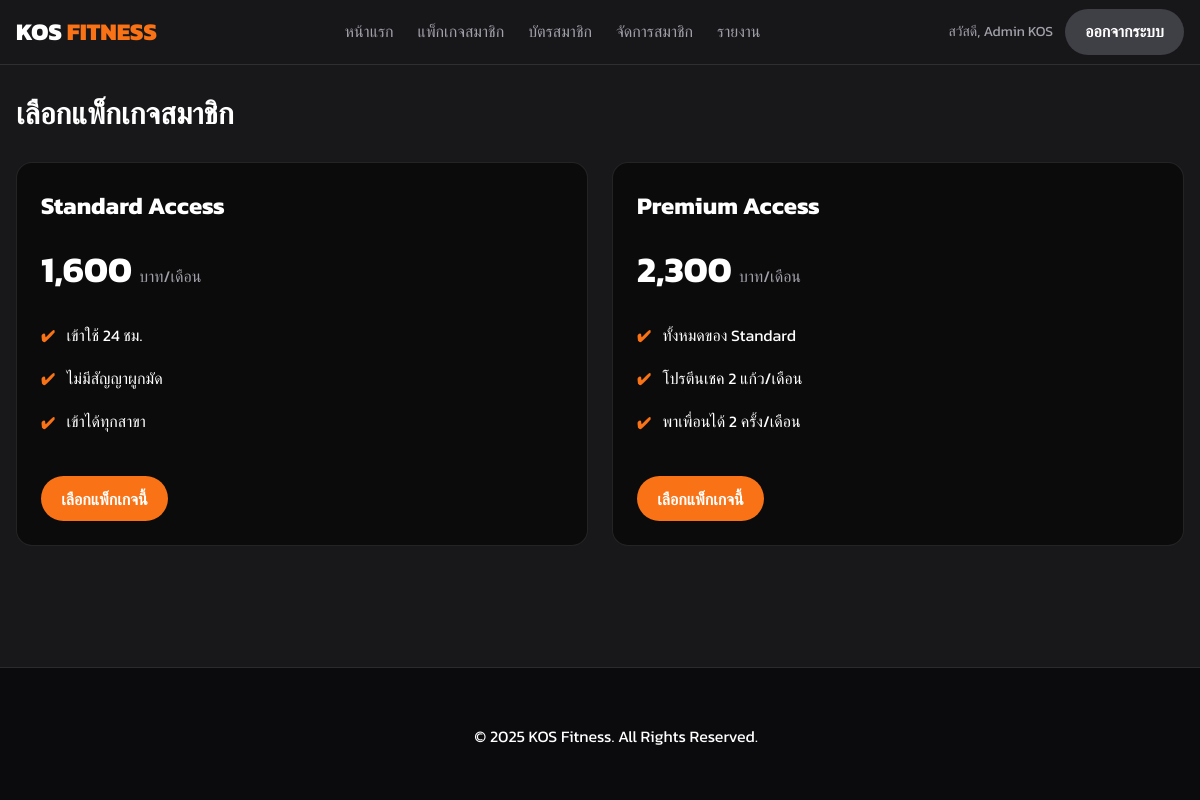
The page /packages/select_package.php (signed in) on the database its author committed.
### tables this page shows
CREATE TABLE `packages` (
  `id` int(11) NOT NULL,
  `name` varchar(80) NOT NULL,
  `price` decimal(10,2) NOT NULL,
  `perks` text DEFAULT NULL
);

### packages/select_package.php (the view, shortened to what this page needs)
<?php
require_once "../includes/conn.php";
$packages = $conn->query("SELECT * FROM packages ORDER BY price ASC")->fetch_all(MYSQLI_ASSOC);
?>
<?php include "../shared/header.php"; ?>
<h1 class="page-title">เลือกแพ็กเกจสมาชิก</h1>
<div class="grid-2">
<?php foreach($packages as $p): ?>
  <form method="post" class="card">
    <h2 class="card-title" style="font-size: 1.5rem;"><?=htmlspecialchars($p['name'])?></h2>
    <p style="font-size: 2.25rem; font-weight: 700; margin: 0.5rem 0;"><?=number_format($p['price'],0)?> <span class="text-muted" style="font-size: 1rem; font-weight: 400;">บาท/เดือน</span></p>
    <?php if(!empty($p['perks'])): ?>
      <ul class="checklist" style="margin: 1.5rem 0;">
        <?php foreach(explode(';',$p['perks']) as $perk): ?>
          <li><?=htmlspecialchars(trim($perk))?></li>
        <?php endforeach; ?>
      </ul>
    <?php endif; ?>
    <button class="btn btn-primary" style="margin-top: 1rem;">เลือกแพ็กเกจนี้</button>
  </form>
<?php endforeach; ?>
</div>
<?php include "../shared/footerhome.php"; ?>

### assets/style.css (style rules this page uses)
:root { --color-orange: #F97316; --color-orange-dark: #DD6B20; --color-dark: #18181b; --color-darker: #0b0b0c; --color-border: rgba(255, 255, 255, 0.1); --color-text: #ffffff; --color-text-muted: #a1a1aa; --color-green: #4ade80; --color-red: #ef4444; }
html { scroll-behavior: smooth; }
body { font-family: 'Kanit', sans-serif; background-color: var(--color-dark); color: var(--color-text); margin: 0; padding-top: 64px; line-height: 1.6; }
p { margin-top: 0; }
.page-title { font-size: 1.875rem; font-weight: 800; margin-bottom: 1.5rem; margin-top: 0; }
.text-muted { color: var(--color-text-muted); }
.btn { display: inline-block; padding: 0.6rem 1.2rem; border-radius: 9999px; font-weight: 600; text-align: center; border: 1px solid transparent; cursor: pointer; transition: background-color 0.2s, border-color 0.2s; white-space: nowrap; }
.btn-primary { background-color: var(--color-orange); color: var(--color-text); }
.btn { font-family: 'Kanit', sans-serif; font-size: 1rem; }
button.btn { font-family: inherit; }
.card { border: 1px solid var(--color-border); border-radius: 1rem; padding: 1.5rem; background-color: var(--color-darker); }
.card-title { font-size: 1.25rem; font-weight: 700; margin-top: 0; margin-bottom: 1rem; }
.grid-2 { display: grid; gap: 1.5rem; }
@media (min-width: 768px) { .grid-2 { grid-template-columns: repeat(2, 1fr); } }
.checklist { list-style: none; padding: 0; margin: 2rem 0; }
.checklist li { display: flex; align-items: flex-start; gap: 0.75rem; margin-bottom: 1rem; }
.checklist li::before { content: '✔'; color: var(--color-orange); flex-shrink: 0; margin-top: 0.1em; font-weight: bold; }
:root { --bg: #18181b; --bg-2: #0b0b0e; --text: #ffffff; --muted: #a1a1aa; --border: #27272a; --accent: #f97316; }

### rows shown on the page
packages: name "Standard Access", price "1,600", perks "เข้าใช้ 24 ชม.", perks "ไม่มีสัญญาผูกมัด", perks "เข้าได้ทุกสาขา"
packages: name "Premium Access", price "2,300", perks "ทั้งหมดของ Standard", perks "โปรตีนเชค 2 แก้ว/เดือน", perks "พาเพื่อนได้ 2 ครั้ง/เดือน"

### other values the page prints
$_SESSION['user']['full_name'] "Admin KOS"
